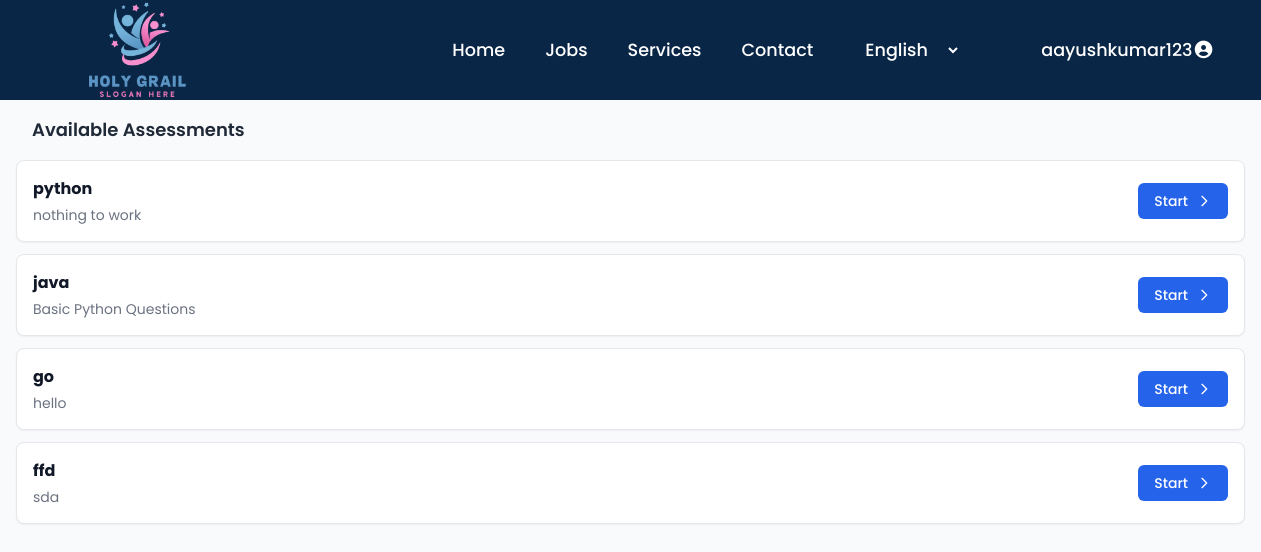
The page /assessment/ (signed in) on the database its author committed.
### Pages/models.py (models this page shows, shortened)
class Assessment(models.Model):
    title = models.CharField(max_length=200)
    description = models.TextField()
    duration = models.IntegerField()
    job = models.ForeignKey(Job, on_delete=models.CASCADE)

### Pages/views.py (the view)
# urls.py: path('assessment/', views.assessment, name='assessment'),
def assessment(request):
    assessments = Assessment.objects.all()
    return render(request, "Pages/assessment.html",{"assessments": assessments})

### templates/pages/assessment.html (shortened to what this page needs)
{% extends 'home.html' %}
{% load static %}
{% block csslink %}
<link rel="stylesheet" href="{% static 'css/style.css' %}"/>
<link rel="stylesheet" href="{% static 'css/Skill_Assessment.css' %}">
<link rel="stylesheet" href="https://cdnjs.cloudflare.com/ajax/libs/font-awesome/7.0.1/css/all.min.css" />
{% endblock csslink %}
{% block body %}
<div class="p-4">
    <h3 class="text-lg font-semibold text-gray-800 mb-4 px-4">Available Assessments</h3>
    <ul class="space-y-3">
        {% for assessment in assessments %}
        <li class="group block p-4 bg-white border border-gray-200 rounded-lg shadow-sm hover:border-blue-400 hover:shadow-md transition-all duration-200">
            <div class="flex items-center justify-between">
                <div class="flex-1">
                    <h4 class="text-md font-bold text-gray-900 group-hover:text-blue-600 transition-colors">
                        {{ assessment.title }}
                    </h4>
                    <p class="text-sm text-gray-500 mt-1 line-clamp-2">
                        {{ assessment.description|default:"Test your skills to improve your profile visibility." }}
                    </p>
                </div>
                <div class="ml-4">
                    <a href="{% url 'Pages:Skill_Assessment' assessment.id %}"
                       class="inline-flex items-center px-4 py-2 text-sm font-medium text-white bg-blue-600 rounded-md hover:bg-blue-700 focus:ring-4 focus:ring-blue-300 transition-colors">
                        Start
                        <svg class="w-4 h-4 ml-2" fill="none" stroke="currentColor" viewBox="0 0 24 24">
                            <path stroke-linecap="round" stroke-linejoin="round" stroke-width="2" d="M9 5l7 7-7 7"></path>
                        </svg>
                    </a>
                </div>
            </div>
        </li>
        {% empty %}
        <li class="px-4 py-8 text-center border-2 border-dashed border-gray-200 rounded-lg">
            <p class="text-gray-400 italic">No assessments available at this time.</p>
        </li>
        {% endfor %}
    </ul>
</div>
{% endblock body %}

### templates/home.html (shortened to what this page needs)
{% load static %}
<!DOCTYPE html>
<html lang="en">
  <head>
    {% block csslink %}{% endblock csslink %}
    <script src="https://cdn.tailwindcss.com"></script>
    <link href="https://unpkg.com/boxicons@2.1.4/css/boxicons.min.css" rel="stylesheet" />
  </head>
  <body class="font-poppins relative bg-gray-50">
    <header class="bg-primary sticky top-0 z-50">
      <nav class="max-w-[1200px] mx-auto px-4">
        <div id="navbar" class="flex justify-between items-center h-[100px]">
          {% if user.profile.role == "seeker" %}
            <a href="{% url 'accounts:seeker_dashboard' %}">
              <img
                class="w-[100px] md:w-[180px]"
                src="{% static 'images/logo.png' %}"
                alt="LOGO"
              />
            </a>
          {% else %}
            <a href="{% url 'accounts:provider_dashboard' %}">
              <img
                class="w-[100px] md:w-[180px]"
                src="{% static 'images/logo.png' %}"
                alt="LOGO"
              />
            </a>
          {% endif %}
          <ul
            id="menu"
            class="hidden md:flex items-center list-none space-x-0 md:space-x-10 text-white font-medium text-[1.1rem]"
          >
          {% if user.profile.role == "seeker" %}
          <li>
            <a href="{% url 'accounts:seeker_dashboard' %}" class="hover:text-accent transition-colors"
              >Home</a
            >
          </li>
          {% else %}
          <li>
            <a href="{% url 'accounts:provider_dashboard' %}" class="hover:text-accent transition-colors"
              >Home</a
            >
          </li>
          {% endif %}
            <li class="relative group z-20">
              {% if user.profile.role == "seeker" %}
              <a href="{% url 'jobs:job_list' %}" class="hover:text-accent transition-colors"
                >Jobs</a
              >
              {% else %}
              <a href="{% url 'jobs:recruiter_dashboard' %}" class="hover:text-accent transition-colors"
                >Jobs</a
              >
              {% endif %}
            </li>
            <li class="relative group z-20">
              <a href="{% url 'Pages:services' %}" class="hover:text-accent transition-colors"
                >Services</a
              >
            </li>
            <li class="relative group">
              <a href="{% url 'Pages:contact' %}" class="hover:text-accent transition-colors"
                >Contact</a
              >
            </li>
            <li>
              <select
                title="language"
                class="lang-option bg-primary text-white p-2 rounded-lg border-none outline-none cursor-pointer md:ml-0"
              >
                <option value="English">English</option>
              </select>
            </li>
            <li class="hidden lg:block ml-10 p-0">
              <div class="signin-buttons relative">
                {% if user.is_authenticated %}
                  <div class="d-flex align-items-center gap-3">
                      <li class="relative group z-20">
                        <span  class="hover:text-accent transition-colors"
                          >{{ user.username }}<i class="fa-solid fa-circle-user"></i></
                    </li>
                  </div>
                  {% endif %}
              </div>
            </li>
          </ul>
        </div>
      </nav>
    </header>
{% block body %}{% endblock body %}
  </body>
</html>

### static/css/style.css (style rules this page uses)
html { scroll-behavior: smooth; }

### static/css/Skill_Assessment.css (style rules this page uses)
body { font-family: Arial, sans-serif; background: #f4f6f9; margin: 0; padding: 0; }

### rows shown on the page
Assessment: title "python", description "nothing to work"
Assessment: title "java", description "Basic Python Questions"
Assessment: title "go", description "hello"
Assessment: title "ffd", description "sda"

### other values the page prints
{{ user.username }} "aayushkumar123"
